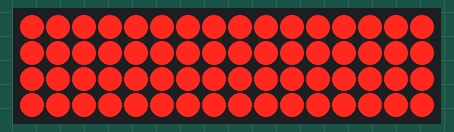
Recording of a sketch running on a simulated Arduino Uno, built with avr-gcc and run on an emulated ATmega328P. On the bench: 16×4 LED matrix. Wiring (inferred from the names in the program): LED cube drawn one layer per row (orientation assumed): layers pin 16, pin 17, pin 18, pin 19; columns pin 0, pin 1, pin 2, pin 3, pin 4, pin 5, pin 6, pin 7, pin 8, pin 9, pin 10, pin 11, pin 12, pin 13, pin 14, pin 15.

Above: at 0.1 s.
At 6.91 s:
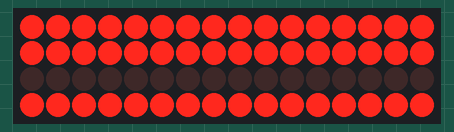
At 14.78 s:
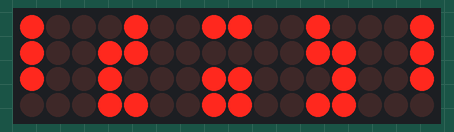
At 17.08 s:
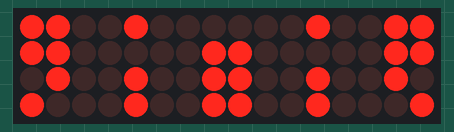
At 19.39 s:
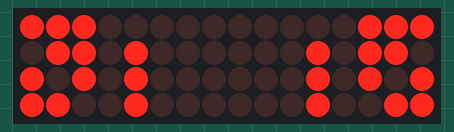
At 39.63 s:
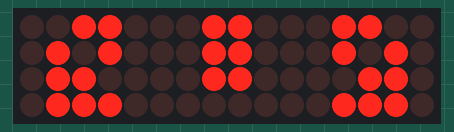

Measured:
- what the display in image 0 shows lasts 5.6 s, from 0.0 s to 5.6 s

The sketch:

ledcube_4x4x4.ino
```cpp
/*Blue LED Cube 4x4x4
**
** Written: Paden Hogeland
**
*/

// Initalize our LED columns (positive)
int LEDPin[] = {0,1,2,3,4,5,6,7,8,9,10,11,12,13,14,15};
// Initalize the LED layers (ground)
int LayerPin[] = {16,17,18,19};
  int count = 0;
  int timer = 0,
      leadA,f1,f2,f3 = 0,
      leadB,f1B,f2B,f3B;
  int laps=0;
  int pause = 0;
int OuterEdge[] = {0,1,2,3,7,11,15,14,13,12,8,4};
// Setup
void setup(){
  // Set up LED columns as output
  for(int pin = 0; pin < 16 ; pin++ ){
    pinMode(LEDPin[pin],OUTPUT);
    digitalWrite(LEDPin[pin],LOW);
  }
  // Set up LED Layers as output
  for(int layer = 0; layer < 4; layer++){
    pinMode(LayerPin[layer], OUTPUT);
    digitalWrite(LayerPin[layer], HIGH);
  }

}

// The Loop
void loop(){

  /////////////////////////////////////////////////////////////////////////////////
  //  This increments the layers from top to bottom
  /////////////////////////////////////////////////////////////////////////////////
  digitalWrite(LEDPin[0],HIGH);
  digitalWrite(LEDPin[1],HIGH);
  digitalWrite(LEDPin[2],HIGH);
  digitalWrite(LEDPin[3],HIGH);
  digitalWrite(LEDPin[4],HIGH);
  digitalWrite(LEDPin[5],HIGH);
  digitalWrite(LEDPin[6],HIGH);
  digitalWrite(LEDPin[7],HIGH);
  digitalWrite(LEDPin[8],HIGH);
  digitalWrite(LEDPin[9],HIGH);
  digitalWrite(LEDPin[10],HIGH);
  digitalWrite(LEDPin[11],HIGH);
  digitalWrite(LEDPin[12],HIGH);
  digitalWrite(LEDPin[13],HIGH);
  digitalWrite(LEDPin[14],HIGH);
  digitalWrite(LEDPin[15],HIGH);
  digitalWrite(LayerPin[0],HIGH);
  digitalWrite(LayerPin[1],HIGH);
  digitalWrite(LayerPin[2],HIGH);
  digitalWrite(LayerPin[3],HIGH);
  count = 1;
  pause = 1;
   while(count < 500){
     digitalWrite(LayerPin[0],LOW);
     delay(pause);
     digitalWrite(LayerPin[0],HIGH);
     digitalWrite(LayerPin[1],LOW);
     delay(pause);
     digitalWrite(LayerPin[1],HIGH);
     digitalWrite(LayerPin[2],LOW);
     delay(pause);
     digitalWrite(LayerPin[2],HIGH);
     digitalWrite(LayerPin[3],LOW);
     delay(pause);
     digitalWrite(LayerPin[3],HIGH);
   count++;
   }


  // Set up LED columns as output
  for(int pin = 0; pin < 16 ; pin++ ){
    digitalWrite(LEDPin[pin],LOW);
  }
  // Set up LED Layers as output
  for(int layer = 0; layer < 4; layer++){
    digitalWrite(LayerPin[layer], HIGH);
  }

    /////////////////////////////////////////////////////////////////////////////////
  //  This increments the layers from top to bottom
  /////////////////////////////////////////////////////////////////////////////////
  // Set up LED columns as output
  for(int pin = 0; pin < 16 ; pin++ ){
    digitalWrite(LEDPin[pin],HIGH);
  }

  count = 1;
  pause = 1;
   while(count < 80){
     digitalWrite(LayerPin[0],LOW);
     delay(count);
     digitalWrite(LayerPin[0],HIGH);
     digitalWrite(LayerPin[1],LOW);
     delay(count);
     digitalWrite(LayerPin[1],HIGH);
     digitalWrite(LayerPin[2],LOW);
     delay(count);
     digitalWrite(LayerPin[2],HIGH);
     digitalWrite(LayerPin[3],LOW);
     delay(count);
     digitalWrite(LayerPin[3],HIGH);
   count++;
   }


  // Set up LED columns as output
  for(int pin = 0; pin < 16 ; pin++ ){
    digitalWrite(LEDPin[pin],LOW);
  }
  // Set up LED Layers as output
  for(int layer = 0; layer < 4; layer++){
    digitalWrite(LayerPin[layer], HIGH);
  }
   /////////////////////////////////////////////////////////////////////////
   // Following Design
   //  The top Led leads the other LEDs around the outside of the Cube
   ////////////////////////////////////////////////////////////////////////
   // Initalize the columns for the LED's

   leadA=0;
   f1=11;
   f2=10;
   f3=9;
   leadB=6;
   f1B=5;
   f2B=4;
   f3B=3;
   count = 0;
   while(count < 500){
     // Sets the time they all display or "blink together" to our eyes
     while(timer<10){
       digitalWrite(LayerPin[3],LOW);
       digitalWrite(LEDPin[OuterEdge[leadA]],HIGH);
       if(laps=1){
         digitalWrite(LEDPin[OuterEdge[leadB]],HIGH);
       }
       delay(3);
       digitalWrite(LEDPin[OuterEdge[leadA]],LOW);
       digitalWrite(LEDPin[OuterEdge[leadB]],LOW);
       digitalWrite(LayerPin[3],HIGH);
       digitalWrite(LayerPin[2],LOW);
       digitalWrite(LEDPin[OuterEdge[f1]],HIGH);
       if(laps=1){
         digitalWrite(LEDPin[OuterEdge[f1B]],HIGH);
       }
       delay(3);
       digitalWrite(LEDPin[OuterEdge[f1]],LOW);
       digitalWrite(LEDPin[OuterEdge[f1B]],LOW);
       digitalWrite(LayerPin[2],HIGH);
       digitalWrite(LayerPin[1],LOW);
       digitalWrite(LEDPin[OuterEdge[f2]],HIGH);
       if(laps=1){
         digitalWrite(LEDPin[OuterEdge[f2B]],HIGH);
       }
       delay(3);
       digitalWrite(LEDPin[OuterEdge[f2]],LOW);
       digitalWrite(LEDPin[OuterEdge[f2B]],LOW);
       digitalWrite(LayerPin[1],HIGH);
       digitalWrite(LayerPin[0],LOW);
       digitalWrite(LEDPin[OuterEdge[f3]],HIGH);
       if(laps=1){
         digitalWrite(LEDPin[OuterEdge[f3B]],HIGH);
       }
       delay(3);
       digitalWrite(LEDPin[OuterEdge[f3]],LOW);
       digitalWrite(LEDPin[OuterEdge[f3B]],LOW);
       digitalWrite(LayerPin[0],HIGH);
       timer++;
       count++;
     }
     timer=0;
     leadA++;
     f1++;
     f2++;
     f3++;
     leadB++;
     f1B++;
     f2B++;
     f3B++;
     if(leadA>11){
       leadA = 0;
       laps = 1;
     }
     if(f1>11){
       f1 = 0;
     }
     if(f2>11){
       f2 = 0;
     }
     if(f3>11){
       f3 = 0;
     }
     if(leadB>11){
       leadB = 0;
     }
     if(f1B>11){
       f1B = 0;
     }
     if(f2B>11){
       f2B = 0;
     }
     if(f3B>11){
       f3B = 0;
     }

   }

   count = 500;

     // Set up LED columns as output
  for(int pin = 0; pin < 16 ; pin++ ){
    digitalWrite(LEDPin[pin],LOW);
  }
  // Set up LED Layers as output
  for(int layer = 0; layer < 4; layer++){
    digitalWrite(LayerPin[layer], HIGH);
  }
  pause = 130;
  while(count < 500){
    digitalWrite(LayerPin[0],HIGH);
    digitalWrite(LayerPin[3],LOW);
    digitalWrite(LEDPin[7],HIGH);
    delay(pause);
    digitalWrite(LayerPin[3],HIGH);
    digitalWrite(LayerPin[2],LOW);
    digitalWrite(LEDPin[7],HIGH);
    delay(pause);
    digitalWrite(LayerPin[2],HIGH);
    digitalWrite(LayerPin[1],LOW);
    digitalWrite(LEDPin[7],HIGH);
    delay(pause);
    digitalWrite(LayerPin[1],HIGH);
    digitalWrite(LayerPin[0],LOW);
    digitalWrite(LEDPin[7],HIGH);
    delay(pause);
    count++;
  }
  count = 0;
}
```
